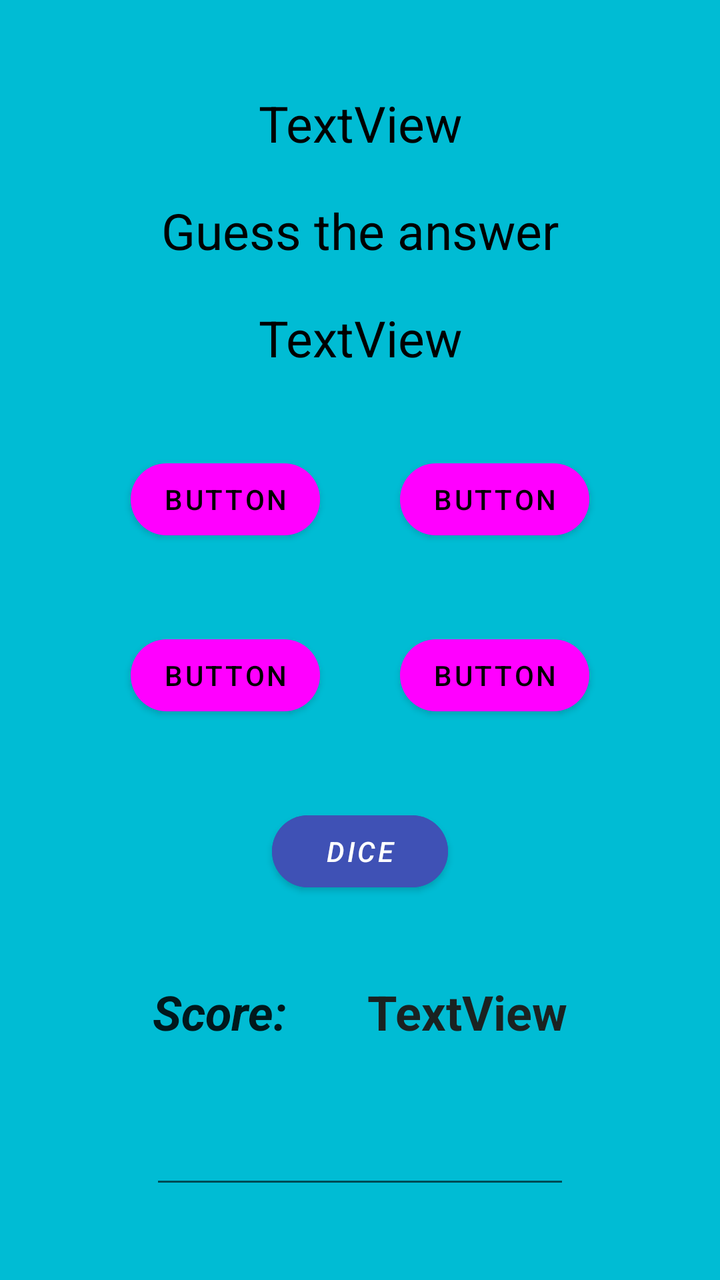
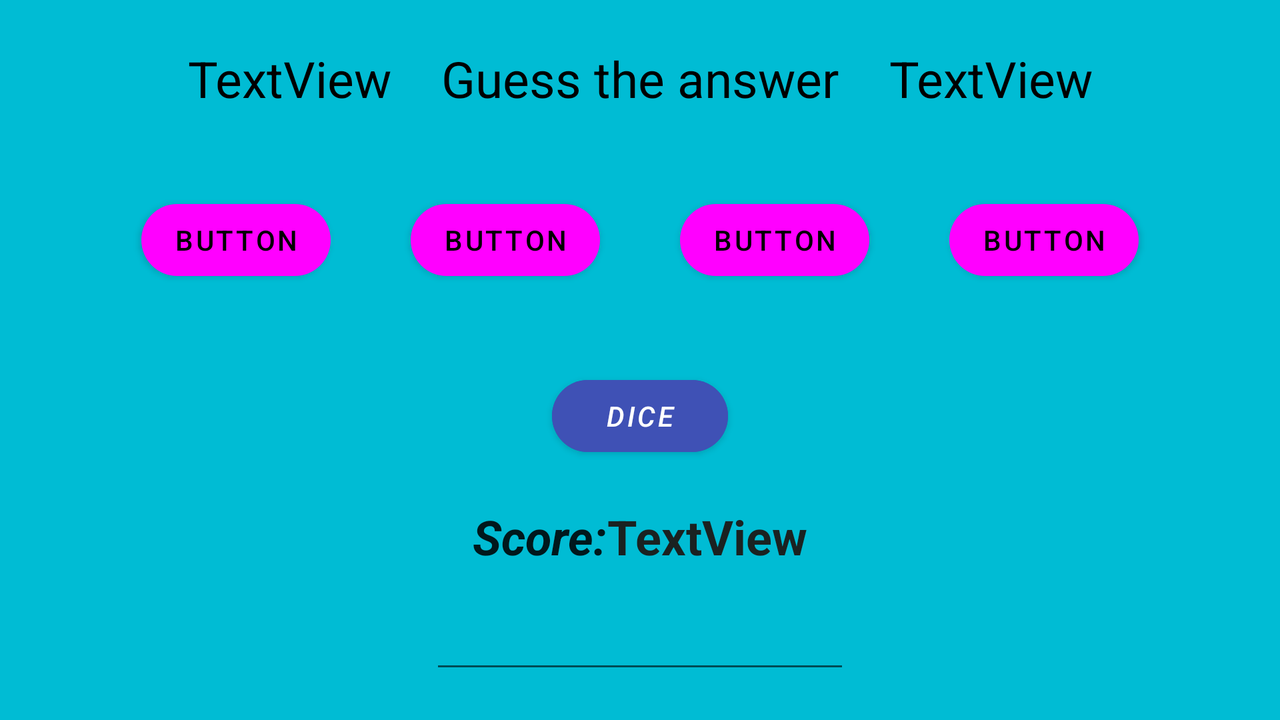

Two renders of one Android screen. The first uses the default layout on a phone; the second uses the alternative layout the repository ships for a different screen configuration, on a matching device. The two XML files are below.
<!-- AndroidManifest.xml: application theme Theme.MathPlay -->
<!-- res/layout/fragment_game.xml -->
<?xml version="1.0" encoding="utf-8"?>
<ScrollView
    xmlns:android="http://schemas.android.com/apk/res/android"
    xmlns:app="http://schemas.android.com/apk/res-auto"
    xmlns:tools="http://schemas.android.com/tools"
    android:layout_width="match_parent"
    android:orientation="vertical"
    android:background="#00BCD4"
    android:gravity="center"
    android:layout_height="match_parent">

    <LinearLayout
        android:layout_width="match_parent"
        android:layout_height="match_parent"
        android:gravity="center"
        android:layout_gravity="center"
        android:orientation="vertical">

        <TextView
            android:id="@+id/tv_random1"
            android:layout_width="match_parent"
            android:layout_height="wrap_content"
            android:gravity="center"
            android:textSize="25sp"
            android:layout_margin="20sp"
            android:textColor="@color/black"
            android:text="TextView" />

        <TextView
            android:id="@+id/tv_operator"
            android:layout_width="match_parent"
            android:layout_height="wrap_content"
            android:gravity="center"
            android:text="@string/questionText"
            android:textColor="@color/black"
            android:textSize="25sp" />

        <TextView
            android:id="@+id/tv_random2"
            android:layout_width="match_parent"
            android:layout_height="wrap_content"
            android:gravity="center"
            android:textSize="25sp"
            android:layout_margin="20sp"
            android:text="TextView"
            android:textColor="@color/black"/>

        <LinearLayout
            android:layout_width="wrap_content"
            android:layout_height="wrap_content"
            android:orientation="horizontal">
            <Button
                android:id="@+id/btn_option1"
                android:layout_width="wrap_content"
                android:layout_height="wrap_content"
                android:layout_marginBottom="160dp"
                app:cornerRadius="30sp"
                android:text="Button"
                android:layout_gravity="center"
                android:layout_margin="20sp" />

            <Button
                android:id="@+id/btn_option2"
                android:layout_width="wrap_content"
                android:layout_height="wrap_content"
                android:layout_marginBottom="160dp"
                android:text="Button"
                app:cornerRadius="30sp"
                android:layout_gravity="center"
                android:layout_margin="20sp" />

        </LinearLayout>


        <LinearLayout
            android:layout_width="wrap_content"
            android:layout_height="wrap_content"
            android:orientation="horizontal">
            <Button
                android:id="@+id/btn_option3"
                android:layout_width="wrap_content"
                android:layout_height="wrap_content"
                android:layout_marginBottom="160dp"
                android:text="Button"
                app:cornerRadius="30sp"
                android:layout_gravity="center"
                android:layout_margin="20sp" />

            <Button
                android:id="@+id/btn_option4"
                android:layout_width="wrap_content"
                android:layout_height="wrap_content"
                android:layout_marginBottom="160dp"
                android:text="Button"
                app:cornerRadius="30sp"
                android:layout_gravity="center"
                android:layout_margin="20sp" />

        </LinearLayout>

        <Button
            android:id="@+id/btn_dice"
            android:layout_width="wrap_content"
            android:layout_height="wrap_content"
            android:layout_gravity="center"
            android:layout_margin="20sp"
            android:layout_marginBottom="160dp"
            android:backgroundTint="#3F51B5"
            android:text="@string/dice"
            android:textColor="@color/white"
            android:textStyle="italic"
            app:cornerRadius="30sp" />

        <LinearLayout
            android:layout_width="wrap_content"
            android:layout_height="wrap_content"
            android:orientation="horizontal">

            <TextView
                android:id="@+id/tv_scoreTopic"
                android:layout_width="match_parent"
                android:layout_height="wrap_content"
                android:layout_margin="20sp"
                android:text="@string/score"
                android:textAppearance="@style/TextAppearance.AppCompat.Body1"
                android:textSize="24sp"
                android:textStyle="bold|italic"
                app:cornerRadius="30sp"/>

            <TextView
                android:id="@+id/tv_score"
                android:layout_width="match_parent"
                android:layout_height="wrap_content"
                android:layout_margin="20sp"
                android:text="TextView"
                android:textColor="#1A2221"
                android:textSize="24sp"
                android:textStyle="bold" />

        </LinearLayout>

        <EditText
            android:id="@+id/timer"
            android:textColor="@color/black"
            android:layout_width="wrap_content"
            android:layout_height="wrap_content"
            android:layout_margin="16dp"
            android:ems="10"
            android:inputType="time" />

    </LinearLayout>

</ScrollView>
<!-- resources referenced by this layout -->
<resources>
  <string name="dice">dice</string>
  <string name="questionText">Guess the answer</string>
  <string name="score">Score:</string>
  <style name="Theme.MathPlay" parent="Theme.MaterialComponents.DayNight.DarkActionBar">
          
          <item name="colorPrimary">@color/orange</item>
          <item name="colorPrimaryVariant">#00BCD4</item>
          <item name="colorOnPrimary">@color/black</item>
          
          <item name="colorSecondary">@color/teal_200</item>
          <item name="colorSecondaryVariant">@color/teal_700</item>
          <item name="colorOnSecondary">@color/black</item>
          
          <item name="android:statusBarColor" tools:targetApi="l">?attr/colorPrimaryVariant</item>
          
      </style>
</resources>
<!-- res/layout-land/fragment_game.xml (the repository's variant of the layout above) -->
<!-- drawn on the phone turned sideways -->
<?xml version="1.0" encoding="utf-8"?>
<ScrollView
    xmlns:android="http://schemas.android.com/apk/res/android"
    xmlns:app="http://schemas.android.com/apk/res-auto"
    xmlns:tools="http://schemas.android.com/tools"
    android:layout_width="match_parent"
    android:orientation="vertical"
    android:background="#00BCD4"
    android:gravity="center"
    android:layout_height="match_parent">

    <LinearLayout
        android:layout_width="match_parent"
        android:layout_height="match_parent"
        android:gravity="center"
        android:layout_gravity="center"
        android:orientation="vertical">

        <LinearLayout
            android:layout_width="match_parent"
            android:layout_height="wrap_content"
            android:orientation="horizontal"
            android:gravity="center"
            android:layout_marginVertical="20dp">
        <TextView
            android:id="@+id/tv_random1"
            android:layout_width="wrap_content"
            android:layout_height="wrap_content"
            android:gravity="center"
            android:textSize="25sp"

            android:textColor="@color/black"
            android:text="TextView" />

        <TextView
            android:id="@+id/tv_operator"
            android:layout_width="wrap_content"
            android:layout_height="wrap_content"
            android:gravity="center"
            android:layout_marginHorizontal="25sp"
            android:text="@string/questionText"
            android:textColor="@color/black"
            android:textSize="25sp" />

        <TextView
            android:id="@+id/tv_random2"
            android:layout_width="wrap_content"
            android:layout_height="wrap_content"
            android:gravity="center"
            android:textSize="25sp"
            android:text="TextView"
            android:textColor="@color/black"/>
        </LinearLayout>

        <LinearLayout
            android:layout_width="wrap_content"
            android:layout_height="wrap_content"
            android:orientation="horizontal">
            <Button
                android:id="@+id/btn_option1"
                android:layout_width="wrap_content"
                android:layout_height="wrap_content"
                android:layout_marginBottom="160dp"
                app:cornerRadius="30sp"
                android:text="Button"
                android:layout_gravity="center"
                android:layout_margin="20sp" />

            <Button
                android:id="@+id/btn_option2"
                android:layout_width="wrap_content"
                android:layout_height="wrap_content"
                android:layout_marginBottom="160dp"
                android:text="Button"
                app:cornerRadius="30sp"
                android:layout_gravity="center"
                android:layout_margin="20sp" />

            <Button
                android:id="@+id/btn_option3"
                android:layout_width="wrap_content"
                android:layout_height="wrap_content"
                android:layout_marginBottom="160dp"
                android:text="Button"
                app:cornerRadius="30sp"
                android:layout_gravity="center"
                android:layout_margin="20sp" />

            <Button
                android:id="@+id/btn_option4"
                android:layout_width="wrap_content"
                android:layout_height="wrap_content"
                android:layout_marginBottom="160dp"
                android:text="Button"
                app:cornerRadius="30sp"
                android:layout_gravity="center"
                android:layout_margin="20sp" />

        </LinearLayout>


        <Button
            android:id="@+id/btn_dice"
            android:layout_width="wrap_content"
            android:layout_height="wrap_content"
            android:layout_gravity="center"
            android:layout_margin="20sp"
            android:layout_marginBottom="160dp"
            android:backgroundTint="#3F51B5"
            android:text="@string/dice"
            android:textColor="@color/white"
            android:textStyle="italic"
            app:cornerRadius="30sp" />

        <LinearLayout
            android:layout_width="wrap_content"
            android:layout_height="wrap_content"
            android:orientation="horizontal">

            <TextView
                android:id="@+id/tv_scoreTopic"
                android:layout_width="match_parent"
                android:layout_height="wrap_content"
                android:text="@string/score"
                android:textAppearance="@style/TextAppearance.AppCompat.Body1"
                android:textSize="24sp"
                android:textStyle="bold|italic"
                app:cornerRadius="30sp"/>

            <TextView
                android:id="@+id/tv_score"
                android:layout_width="match_parent"
                android:layout_height="wrap_content"
                android:text="TextView"
                android:textColor="#1A2221"
                android:textSize="24sp"
                android:textStyle="bold" />

        </LinearLayout>

        <EditText
            android:id="@+id/timer"
            android:textColor="@color/black"
            android:layout_width="wrap_content"
            android:layout_height="wrap_content"
            android:layout_margin="16dp"
            android:ems="10"
            android:inputType="time" />

    </LinearLayout>

</ScrollView>
